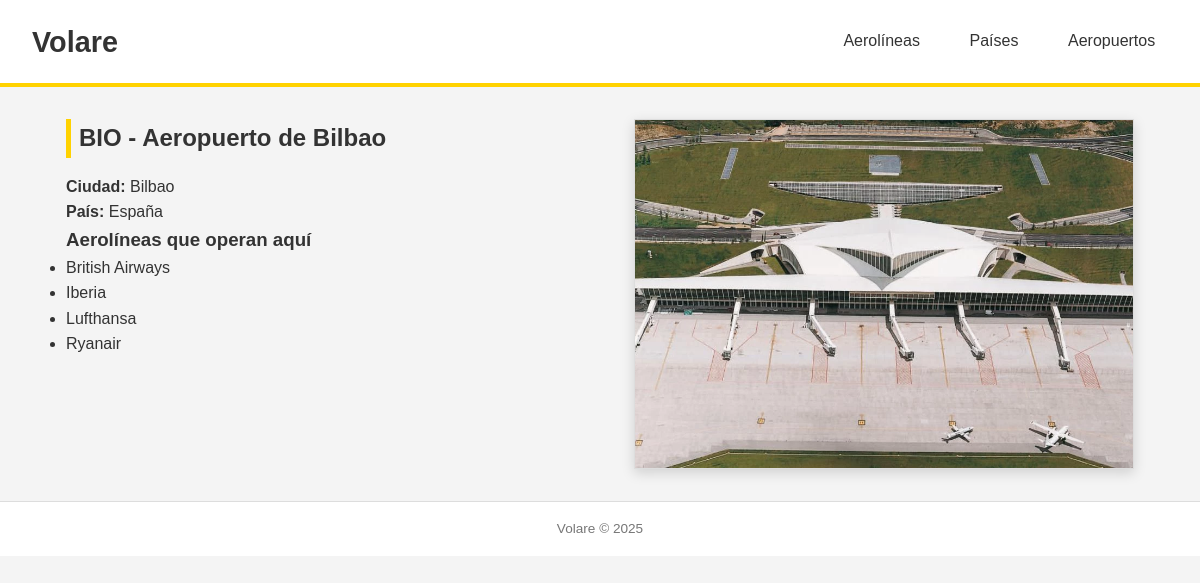
The page /aeropuertos/1/ on the database its author committed.
### vuelos/models.py (models this page shows, shortened)
class Aeropuerto(models.Model):
    codigo_iata = models.CharField(max_length=3, unique=True)
    nombre = models.CharField(max_length=200)
    ciudad = models.CharField(max_length=100, blank=True)
    pais = models.ForeignKey(
        Pais,
        on_delete=models.CASCADE,
        related_name="aeropuertos"
    )
    class Meta:
        ordering = ["codigo_iata"]

class Pais(models.Model):
    nombre = models.CharField(max_length=100)
    codigo_iso = models.CharField(max_length=3, unique=True)
    class Meta:
        ordering = ["nombre"]

class Aerolinea(models.Model):
    nombre = models.CharField(max_length=200)
    codigo_iata = models.CharField(max_length=3, blank=True, null=True)
    pais = models.ForeignKey(
        Pais,
        on_delete=models.CASCADE,
        related_name="aerolineas"
    )
    aeropuertos = models.ManyToManyField(
        Aeropuerto,
        related_name="aerolineas",
        blank=True
    )
    anio_fundacion = models.PositiveIntegerField(blank=True, null=True)
    class Meta:
        ordering = ["nombre"]

### vuelos/views.py (the view)
# urls.py: path("aeropuertos/<int:pk>/", views.aeropuerto_detail, name="aeropuerto_detail"),
def aeropuerto_detail(request, pk):
    aeropuerto = get_object_or_404(
        Aeropuerto.objects.select_related("pais").prefetch_related("aerolineas"),
        pk=pk
    )
    contexto = {
        "aeropuerto": aeropuerto,
        "aerolineas": aeropuerto.aerolineas.all(),
    }
    return render(request, "volare/aeropuerto_detail.html", contexto)

### vuelos/templates/volare/aeropuerto_detail.html (shortened to what this page needs)
{% extends 'volare/base.html' %}
{% load static %}
{% block content %}
<section class="detalle-aeropuerto">
    <div class="info-aeropuerto">
        <h2>{{ aeropuerto.codigo_iata }} - {{ aeropuerto.nombre }}</h2>
        <p><strong>Ciudad:</strong> {{ aeropuerto.ciudad }}</p>
        <p><strong>País:</strong>
            <a href="{% url 'vuelos:pais_detail' aeropuerto.pais.pk %}">
                {{ aeropuerto.pais.nombre }}
            </a>
        </p>
        <h3>Aerolíneas que operan aquí</h3>
        <ul>
            {% for aerolinea in aeropuerto.aerolineas.all %}
                <li>
                    <a href="{% url 'vuelos:aerolinea_detail' aerolinea.pk %}">
                        {{ aerolinea.nombre }}
                    </a>
                </li>
            {% empty %}
                <li>No hay aerolíneas asociadas a este aeropuerto.</li>
            {% endfor %}
        </ul>
    </div>
    <div class="imagen-aeropuerto">
        <img
            src="{% static 'imagenes/aeropuertos/'|add:aeropuerto.codigo_iata|lower|add:'.png' %}"
            alt="{{ aeropuerto.nombre }}"
        >
    </div>
</section>
{% endblock %}

### vuelos/static/volare/css/styles.css (style rules this page uses)
:root { --color-primario: #ffd200; --color-oscuro: #333333; --color-claro: #f4f4f4; --color-blanco: #ffffff; --color-borde: #dddddd; }
* { margin: 0; padding: 0; box-sizing: border-box; }
body { font-family: Arial, Helvetica, sans-serif; background: var(--color-claro); color: var(--color-oscuro); line-height: 1.6; }
a, a:visited { color: var(--color-oscuro); text-decoration: none; }
h2 { margin-bottom: 1rem; border-left: 5px solid var(--color-primario); padding-left: 0.5rem; }
.detalle-aeropuerto { display: flex; gap: 2rem; align-items: flex-start; }
.info-aeropuerto { flex: 1; }
.imagen-aeropuerto { flex-shrink: 0; width: 500px; height: 350px; overflow: hidden; box-shadow: 0 4px 12px rgba(0,0,0,0.15); border: 1px solid var(--color-borde); }
.imagen-aeropuerto img { width: 100%; height: 100%; object-fit: cover; }

### rows shown on the page
Aeropuerto: codigo_iata "BIO", nombre "Aeropuerto de Bilbao", ciudad "Bilbao", pais.nombre "España"
Aerolinea: nombre "British Airways"
Aerolinea: nombre "Iberia"
Aerolinea: nombre "Lufthansa"
Aerolinea: nombre "Ryanair"
